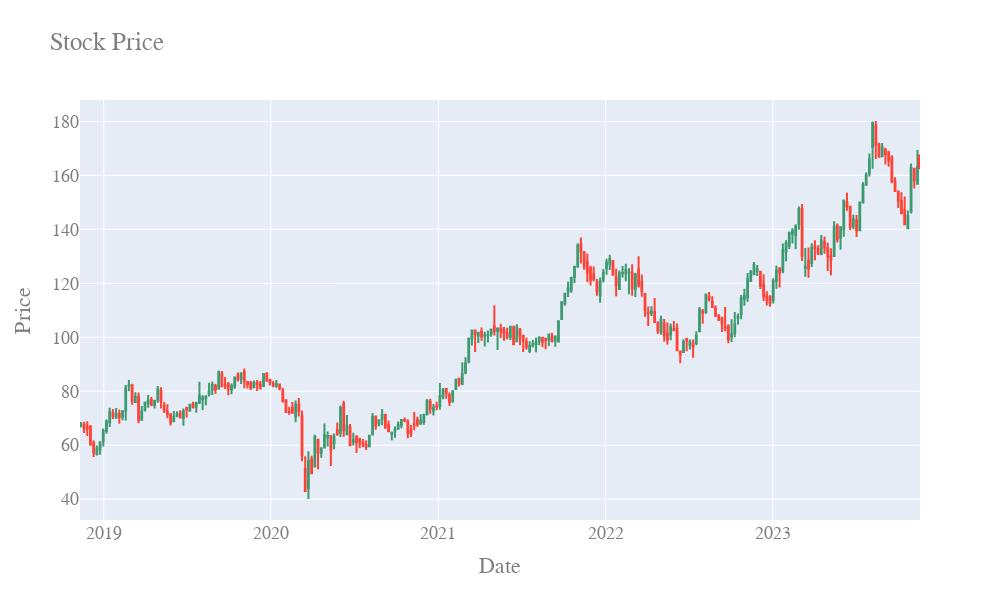

Write notebook code for a chart like this one.
### Code cell
candlestic = plot_candlestick(df, ma=False)
candlestic.show()

### Figure 1 — Plotly figure (JSON) as saved in the notebook; plotly's stock layout.template omitted (floating-point values rounded to 4 significant figures; data arrays with more than 128 entries replaced by an {"elided": "..."} marker saying what was removed)
{"data": [{"close": {"elided": "263 float values"}, "high": {"elided": "263 float values"}, "low": {"elided": "263 float values"}, "open": {"elided": "263 float values"}, "type": "candlestick", "x": {"elided": "263 str values"}}], "layout": {"autosize": true, "font": {"color": "#7f7f7f", "family": "Courier New, monospace", "size": 18}, "height": 600, "title": {"text": " Stock Price"}, "width": 1000, "xaxis": {"rangeslider": {"visible": false}, "title": {"text": "Date"}}, "yaxis": {"title": {"text": "Price"}}}}
